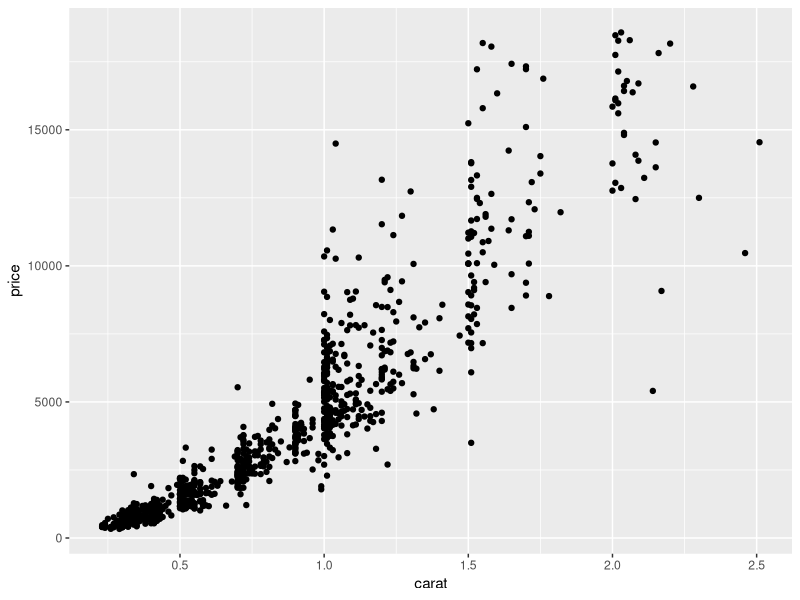
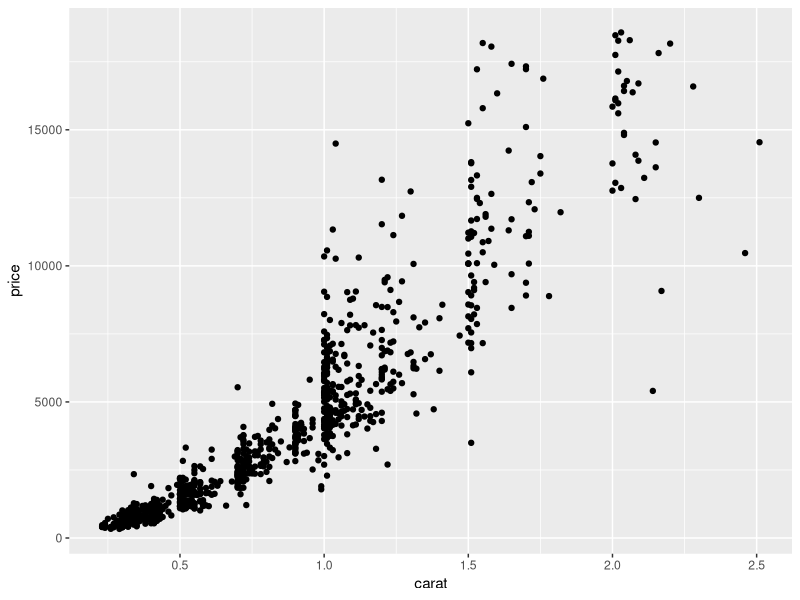
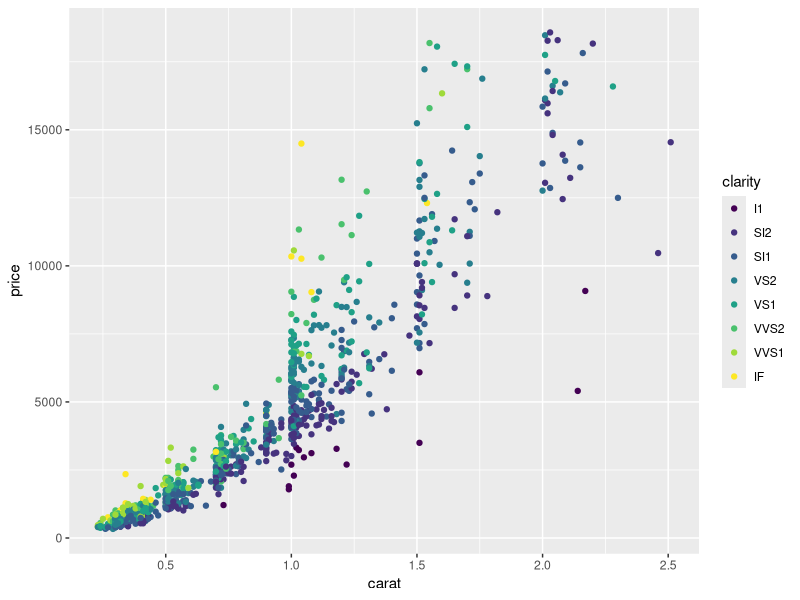
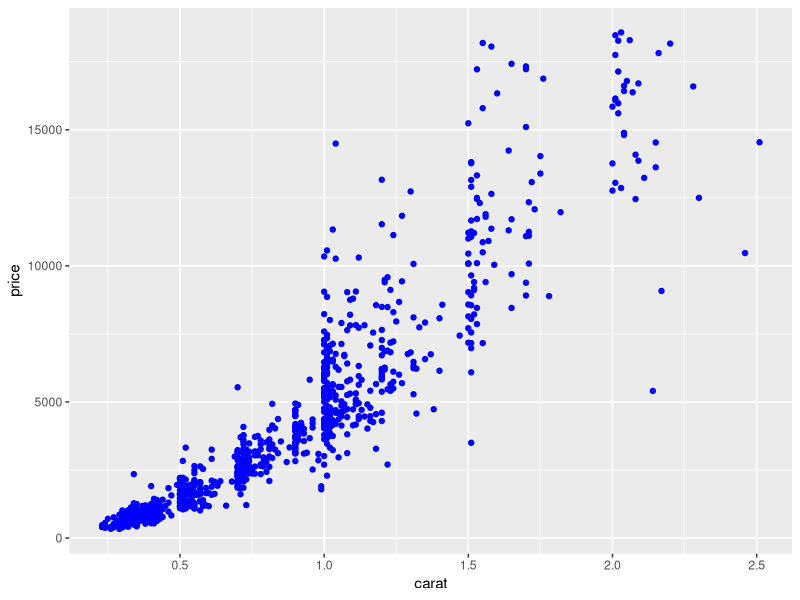
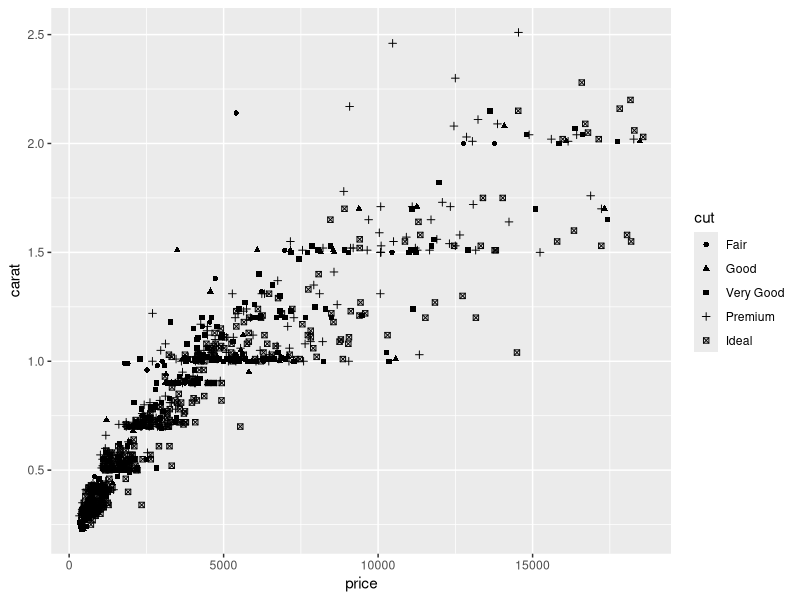
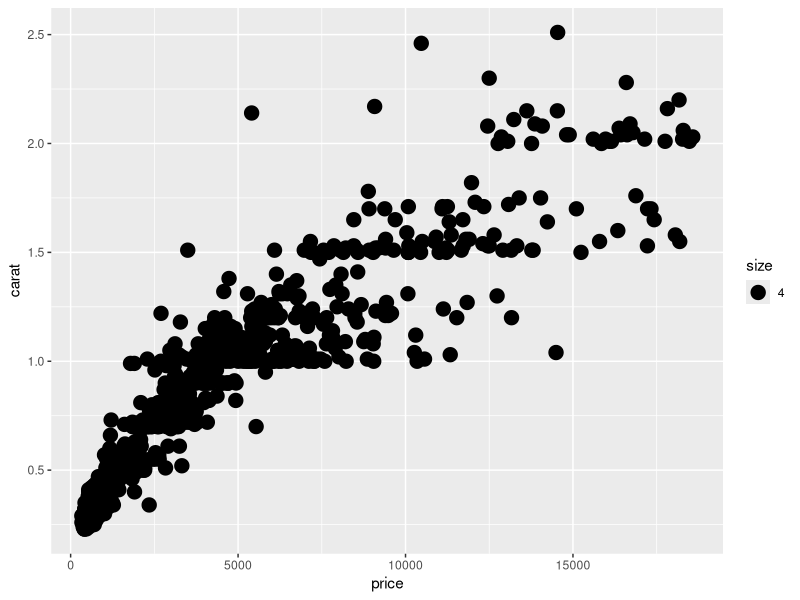
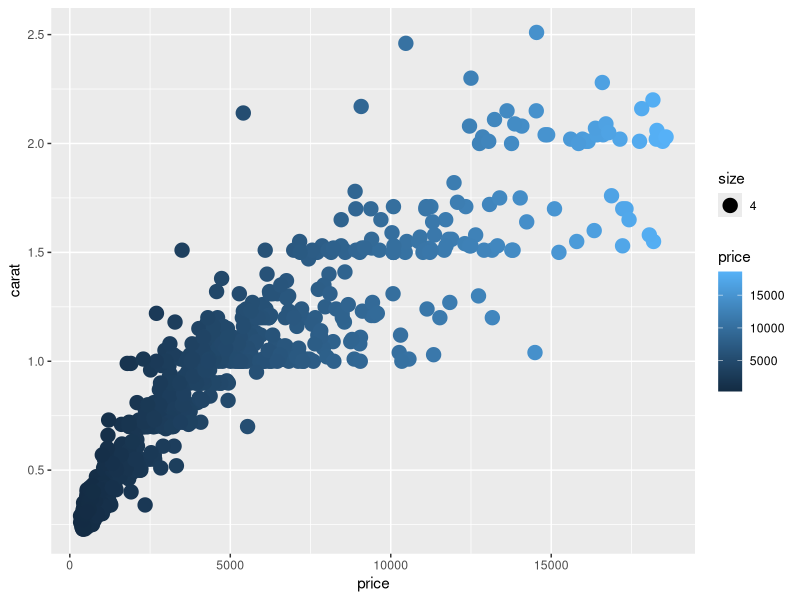
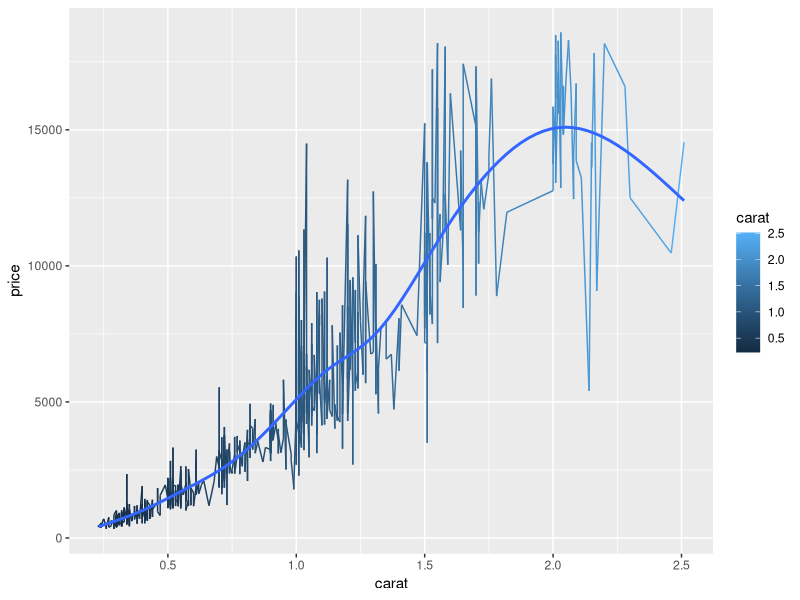

Reproduce these figures in R, in order.
# Exercise 1: ggplot2 basics

# Install and load `ggplot2`
# You will also want to load `dplyr`
library("ggplot2")
library("dplyr")

# For this exercise you'll be working with the `diamonds` data set included in the ggplot2 library
# Use `?diamonds` to get more information about this data set (including the column descriptions
# Also check the _column names_ and the _number of rows_ in the data set
#?diamonds
#View(diamonds)


# This data set has a lot of rows. To make things a bit more readable,
# use dplyr's `sample_n()` function to get a random 1000 rows from the data set
# Store this sample in a variable `diamonds.sample`
diamonds.sample <- sample_n(diamonds, 1000)


# Start by making a new `ggplot` with the `diamonds.sample` as the data (no geometry yet)
# What do you see?
ggplot(data = diamonds.sample) +
  geom_point(mapping = aes(x = carat, y = price))

# Draw a scatter plot (with point geometry) with for the `diamonds.sample` set,
# with the `carat` mapped to the x-position and `price` mapped to the y-position.
ggplot(data = diamonds.sample) +
  geom_point(mapping = aes(x = carat, y = price))

# Draw the same plot as above, but color each of the points based on their clarity.
ggplot(data = diamonds.sample) +
  geom_point(mapping = aes(x = carat, y = price, color = clarity))

# Draw the same plot as above, but for the entire `diamonds` data set. Note this may take
# a few seconds to generate.
#ggplot(data = diamonds) +
#  geom_point(mapping = aes(x = carat, y = price, color = clarity))

# Draw another scatter plot for `diamonds.sample` of price (y) by carat (x),
# but with all of the dots colored "blue".
# Hint: you'll need to set the color channel, not map a value to it!

ggplot(data = diamonds.sample) +
  geom_point(mapping = aes(x = carat, y = price), color = "blue")

# Draw a scatter plot for `diamonds.sample` of `price` by `carat`, where each
# point has an aesthetic _shape_ based on the diamond's `cut`.
ggplot(data = diamonds.sample) + 
  geom_point(mapping = aes(x = price, y = carat, shape = cut))


# Draw a scatter plot for `diamonds.sample` of *`cut`* by `carat`, where each
# point has an aesthetic _size_ based on the diamond's *`price`*
ggplot(data = diamonds.sample) + 
  geom_point(mapping = aes(x = price, y = carat, size = 4))

# Try coloring the above plot based on the diamond's price!

ggplot(data = diamonds.sample) + 
  geom_point(mapping = aes(x = price, y = carat, color = price, size = 4))

# Draw a line plot (with line geometry) for `diamonds.sample`. The x-position should be mapped to
# carat, y-position to price, and color to carat.
ggplot(data = diamonds.sample) + 
  geom_line(mapping = aes(x = carat, y = price, color = carat)) +
  geom_smooth(mapping = aes(x = carat, y = price, color = carat), se = FALSE)

# That's kind of messy. Try using `smooth` geometry instead.


# Draw a plot with bar geometry (a bar chart), mapping the diamond's `cut` to the x-axis

ggplot(data = diamonds.sample) + 
  geom_bar(mapping = aes(x = cut))

# Add an aesthetic property that will _fill_ each bar geometry based on the `clarity` of the diamonds
# What kind of chart do you get?
ggplot(data = diamonds.sample) + 
  geom_bar(mapping = aes(x = cut, fill = clarity))

# Draw a histogram of diamond prices.
# Try mapping each bar based on clarity as well!


# (For a more traditional "bell-curve", make a histogram of diamond `depths`)

# Draw a plot of the `diamonds.sample` data (price by carat), with both points for each
# diamond AND smoothed lines for each cut (hint: in a separate color)
# Making the points have some `alpha` transparency will make the plot look nicer

# multiple geoms (point & smooth)


## Bonus
# Draw a bar chart of average diamond prices by clarity, and include "error bars" marking
# the standard error of each measurement.
#
# You can calculate standard error as the _standard deviation_ divided by the square root
# of the number of measurements (prices)

# Start by creating a data frame `diamond.summary` that includes summarized data for each clarity group.
# Your summary data shuld include the mean price and the standard error of the price.


# Then draw the plot. The error bars should stretch from the mean-error to the mean+error.
